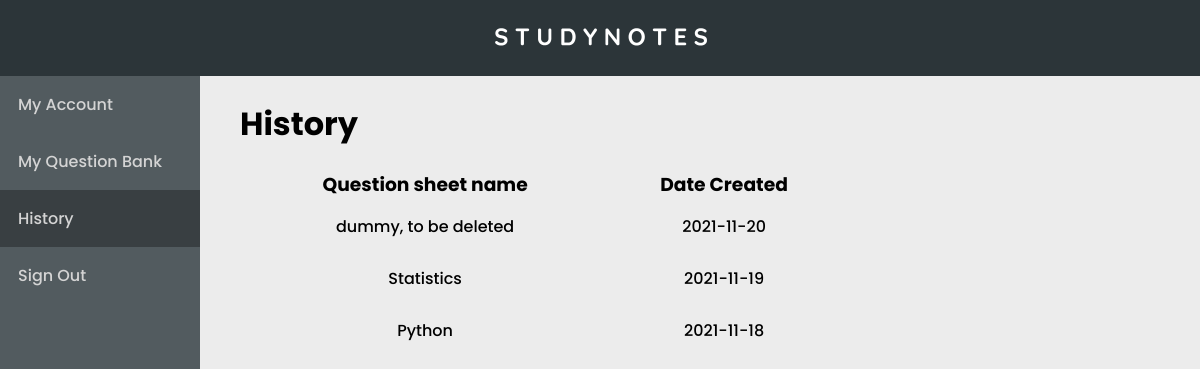
Before: /history.php (signed in) with the older database file.
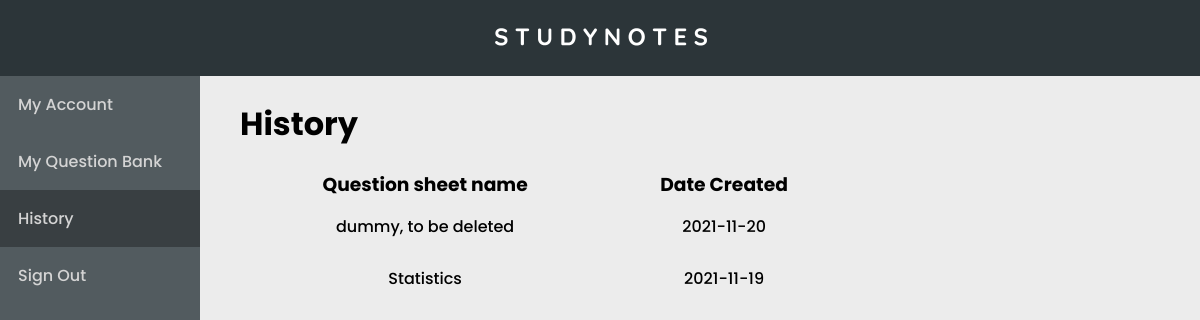
After: the same page with the newer database file.
### tables this page shows
CREATE TABLE IF NOT EXISTS `user_question_sheet` (
  `questionSheetID` int(8) NOT NULL AUTO_INCREMENT,
  `title` varchar(300) NOT NULL,
  `username` varchar(30) NOT NULL,
  `dateCreated` date NOT NULL,
  PRIMARY KEY (`questionSheetID`)
);

### history.php (the view, shortened to what this page needs)
<?php
    $user=$_SESSION["user"];
?>
<!DOCTYPE html>
<html>
    <head>
        <link rel="stylesheet" type="text/css" href="css/history_style.css">
        <link rel="stylesheet" href="https://cdnjs.cloudflare.com/ajax/libs/font-awesome/4.7.0/css/font-awesome.min.css">
    </head>
    <body>
        <div class="nav-fixed">
            <div class="navbar">
                <a href="home.php"><img class="logo" src="src/logo.png" alt="logo"></a>
            </div>
        </div>
        <nav>
            <ul>
                <li><a href="myaccount.php">My Account</a></li>
                <li><a href="questionbank.php">My Question Bank</a></li>
                <div class="current"><li><a href="history.php">History</a></li></div>
                <li><a href="signout-query.php">Sign Out</a></li>
            </ul>
        </nav>
        <div class="rightcontent">
            <header><h1>History</h1></header>
            <?php
                $dbc=mysqli_connect('localhost','root', '', 'studynotes');
                $query = "SELECT * FROM user_question_sheet WHERE username='".$user."' ORDER BY dateCreated DESC";
                if (mysqli_query($dbc, $query)->num_rows > 0) {
                    if ($r = mysqli_query($dbc, $query)) {
                        echo "<table>
                            <tr>
                                <th><h3>Question sheet name</h3></th>
                                <th><h3>Date Created</h3></th>
                            </tr>";
                        while ($row = mysqli_fetch_array($r)) {
                            echo "<tr>
                            <td>{$row['title']}</td>
                            <td>{$row['dateCreated']}</td>
                            </tr>";
                        }
                        echo "</table>";
                    } else {
                        print '<p style="color: red;">Could not retrieve the data because: <br>'
                        . mysqli_error($dbc) . ' .</p><p>The query being run was: ' . $query . '</p>';
                    }
                } else {
                    echo "<center>
                    <br><br>
                    <p>Wow, it is so empty here :0<br>Looks like you have not save any questions yet~</p>
                    </center>";
                }
            ?>
        </div>
    </body>
</html>

### css/history_style.css (style rules this page uses)
* { margin: 0; padding: 0; box-sizing: border-box; }
body { background-color: #ececec; }
html, body, button, a, input { height: 100%; margin: 0px; font-family: "Poppins", sans-serif; font-weight: 500; font-size: 16px; color: black; text-decoration: none; }
.logo { width: auto; height: 20px; cursor: pointer; margin: 27px 30px; margin-bottom: 22px; }
.nav-fixed { width: 100%; position: fixed; margin: 0px; z-index: 1; }
.navbar { display: flex; background-color: #2C3539; align-items: center; justify-content: center; }
ul { list-style-type: none; margin: 0px; margin-top: 16px; padding: 0px; padding-top: 60px; width: 200px; background-color: #525b5f; position: fixed; height: 100%; overflow: auto; }
li a { display: block; color: #d4d4d4; padding: 16px 18px; text-decoration: none; }
.current { background-color: #393f42; color: white; }
.rightcontent { padding-top: 100px; padding-bottom: 85px; margin-top: 0px; max-width: 600px; margin-left: 240px; margin-right: 30px; position: static; }
table { margin: 20px 0px; width: 100%; text-align: center; }
td { height: 50px; }

Changed rows visible on the page:
removed user_question_sheet: title "Python", dateCreated "2021-11-18"
